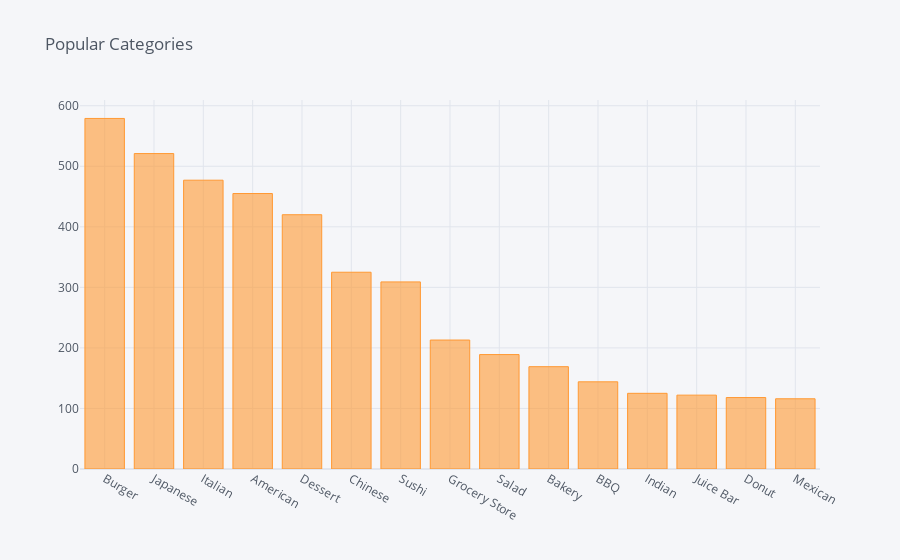

The notebook cell saved with this chart:
### Markdown cell above
**Over 83% of customers prefer to order 1 item**

### Code cell
pop_categories = data.groupby('place_category').sum()
pop_categories['item_quantity'].sort_values(ascending=False)[:15].iplot(kind='bar', title='Popular Categories')

### Figure 1 — Plotly figure (JSON) as saved in the notebook; plotly's stock layout.template omitted (floating-point values rounded to 4 significant figures)
{"data": [{"marker": {"color": "rgba(255, 153, 51, 0.6)", "line": {"color": "rgba(255, 153, 51, 1.0)", "width": 1}}, "name": "item_quantity", "orientation": "v", "text": "", "type": "bar", "x": ["Burger", "Japanese", "Italian", "American", "Dessert", "Chinese", "Sushi", "Grocery Store", "Salad", "Bakery", "BBQ", "Indian", "Juice Bar", "Donut", "Mexican"], "y": [579, 521, 477, 455, 420, 325, 309, 213, 189, 169, 144, 125, 122, 118, 116]}], "layout": {"legend": {"bgcolor": "#F5F6F9", "font": {"color": "#4D5663"}}, "paper_bgcolor": "#F5F6F9", "plot_bgcolor": "#F5F6F9", "title": {"font": {"color": "#4D5663"}, "text": "Popular Categories"}, "xaxis": {"gridcolor": "#E1E5ED", "showgrid": true, "tickfont": {"color": "#4D5663"}, "title": {"font": {"color": "#4D5663"}, "text": ""}, "zerolinecolor": "#E1E5ED"}, "yaxis": {"gridcolor": "#E1E5ED", "showgrid": true, "tickfont": {"color": "#4D5663"}, "title": {"font": {"color": "#4D5663"}, "text": ""}, "zerolinecolor": "#E1E5ED"}}}
